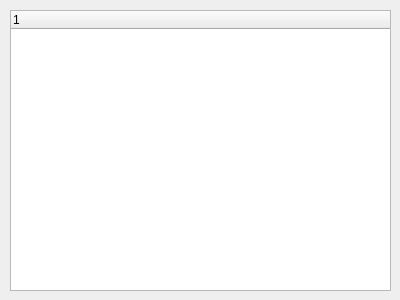
<?xml version="1.0" encoding="UTF-8"?>
<ui version="4.0">
 <class>SurfaceInformationView</class>
 <widget class="QWidget" name="SurfaceInformationView">
  <property name="geometry">
   <rect>
    <x>0</x>
    <y>0</y>
    <width>400</width>
    <height>300</height>
   </rect>
  </property>
  <property name="windowTitle">
   <string>Form</string>
  </property>
  <widget class="QWidget" name="verticalLayoutWidget">
   <property name="geometry">
    <rect>
     <x>10</x>
     <y>10</y>
     <width>381</width>
     <height>281</height>
    </rect>
   </property>
   <layout class="QVBoxLayout" name="verticalLayout">
    <item>
     <widget class="QTreeWidget" name="Information">
      <column>
       <property name="text">
        <string notr="true">1</string>
       </property>
      </column>
     </widget>
    </item>
   </layout>
  </widget>
 </widget>
 <resources/>
 <connections/>
</ui>
